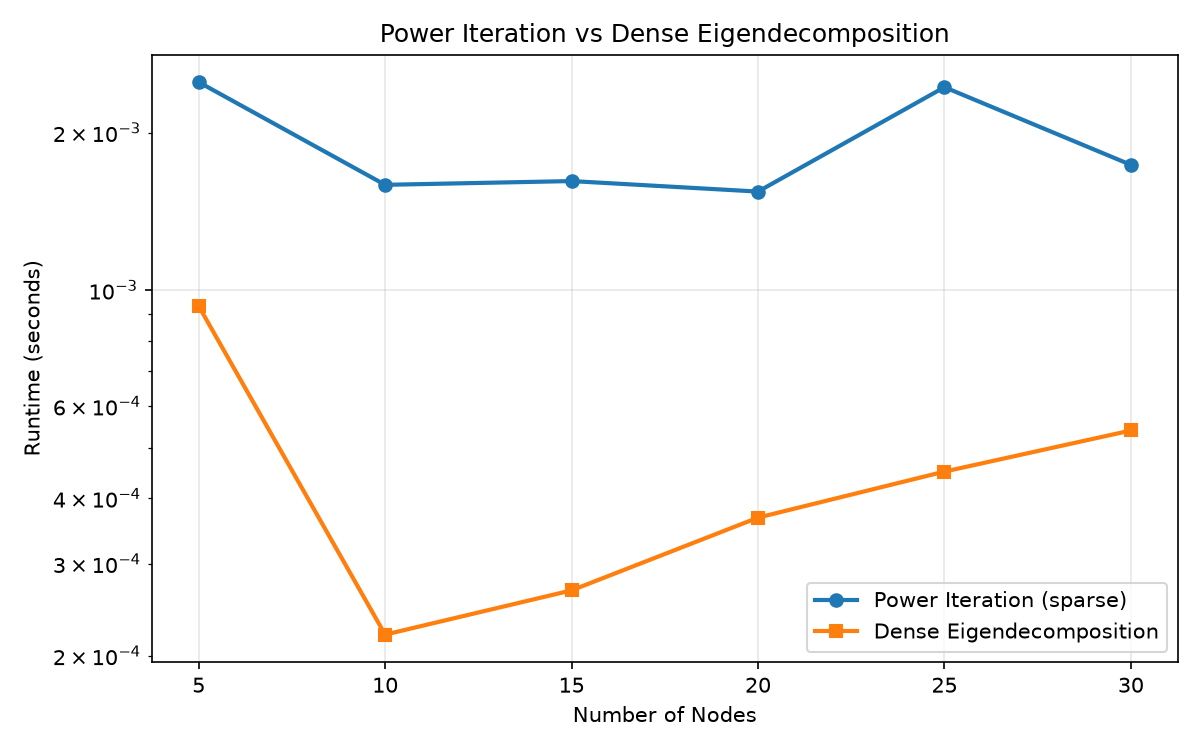

The Python source for this figure:
"""Compare power iteration time vs dense eigendecomposition on growing graphs."""

import time

import matplotlib

matplotlib.use("Agg")
import matplotlib.pyplot as plt
import networkx as nx
import numpy as np

from agnostic_pagerank.core import Graph, PageRankConfig, solve_pagerank


def main() -> None:
    sizes = [5, 10, 15, 20, 25, 30]
    t_sparse = []
    t_dense = []
    for sz in sizes:
        g = nx.gnm_random_graph(sz, max(sz, sz * 2), directed=True, seed=123)
        nodes_g = [str(i) for i in range(sz)]
        edges_g = [(nodes_g[u], nodes_g[v], 1.0) for u, v in g.edges()]
        graph = Graph(nodes_g, edges_g)
        start = time.time()
        solve_pagerank(graph, PageRankConfig(damping=0.85, tolerance=1e-8)).unwrap()
        t_sparse.append(time.time() - start)

        start = time.time()
        A = np.zeros((sz, sz))
        idx = {n: i for i, n in enumerate(nodes_g)}
        for s, t, w in edges_g:
            A[idx[t], idx[s]] += w
        out = A.sum(axis=0)
        M = np.divide(A, out, where=out != 0)
        for j in range(sz):
            if out[j] == 0:
                M[:, j] = 1.0 / sz
        G = 0.85 * M + 0.15 * np.ones((sz, sz)) / sz
        np.linalg.eig(G)
        t_dense.append(time.time() - start)

    plt.figure(figsize=(8, 5))
    plt.plot(sizes, t_sparse, "o-", label="Power Iteration (sparse)", linewidth=2)
    plt.plot(sizes, t_dense, "s-", label="Dense Eigendecomposition", linewidth=2)
    plt.xlabel("Number of Nodes")
    plt.ylabel("Runtime (seconds)")
    plt.title("Power Iteration vs Dense Eigendecomposition")
    plt.legend()
    plt.grid(True, alpha=0.3)
    plt.yscale("log")
    plt.tight_layout()
    plt.savefig("experiments/power_vs_dense.png", dpi=150)
    plt.close()
    print("saved experiments/power_vs_dense.png")


if __name__ == "__main__":
    main()
